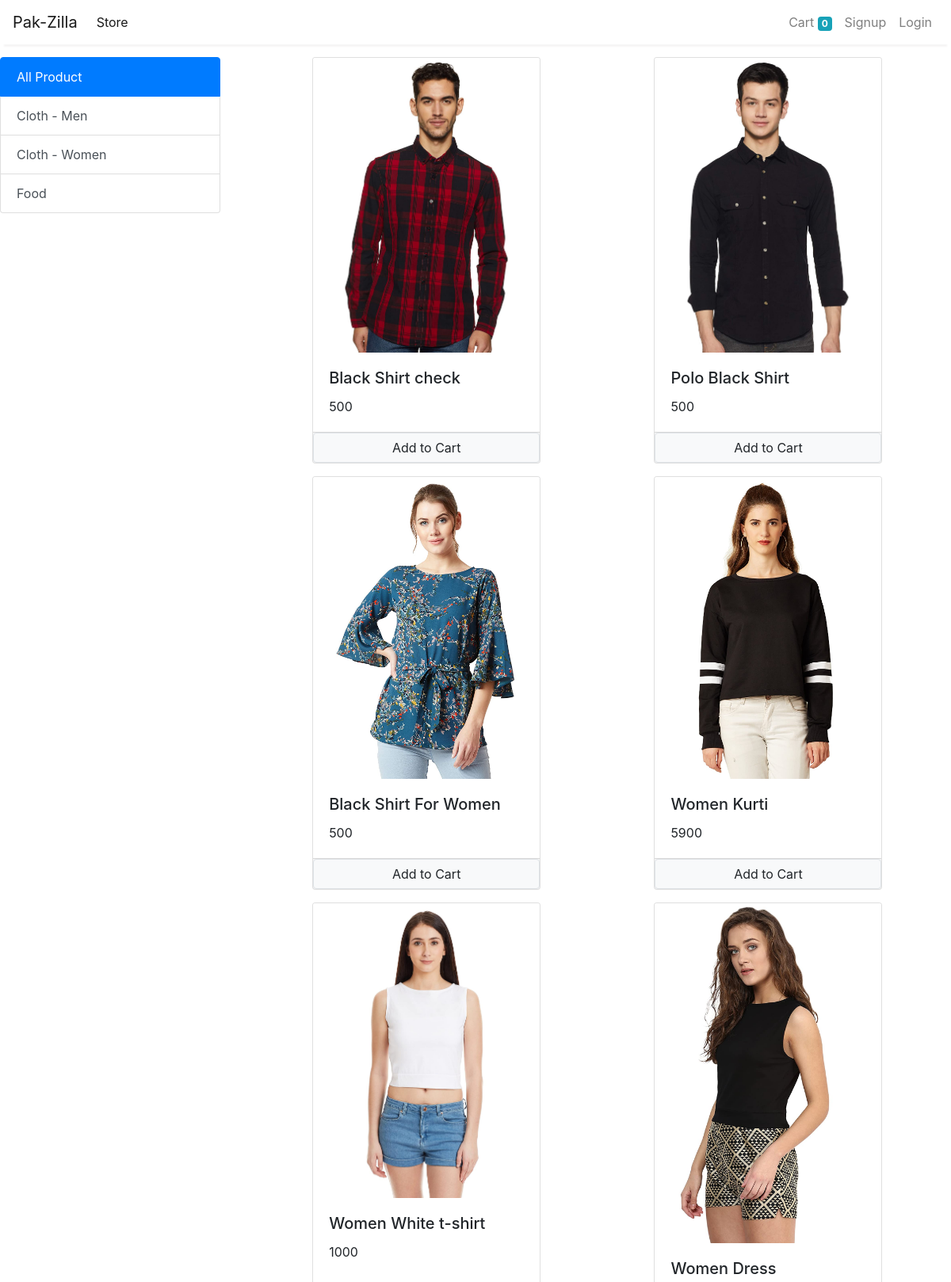
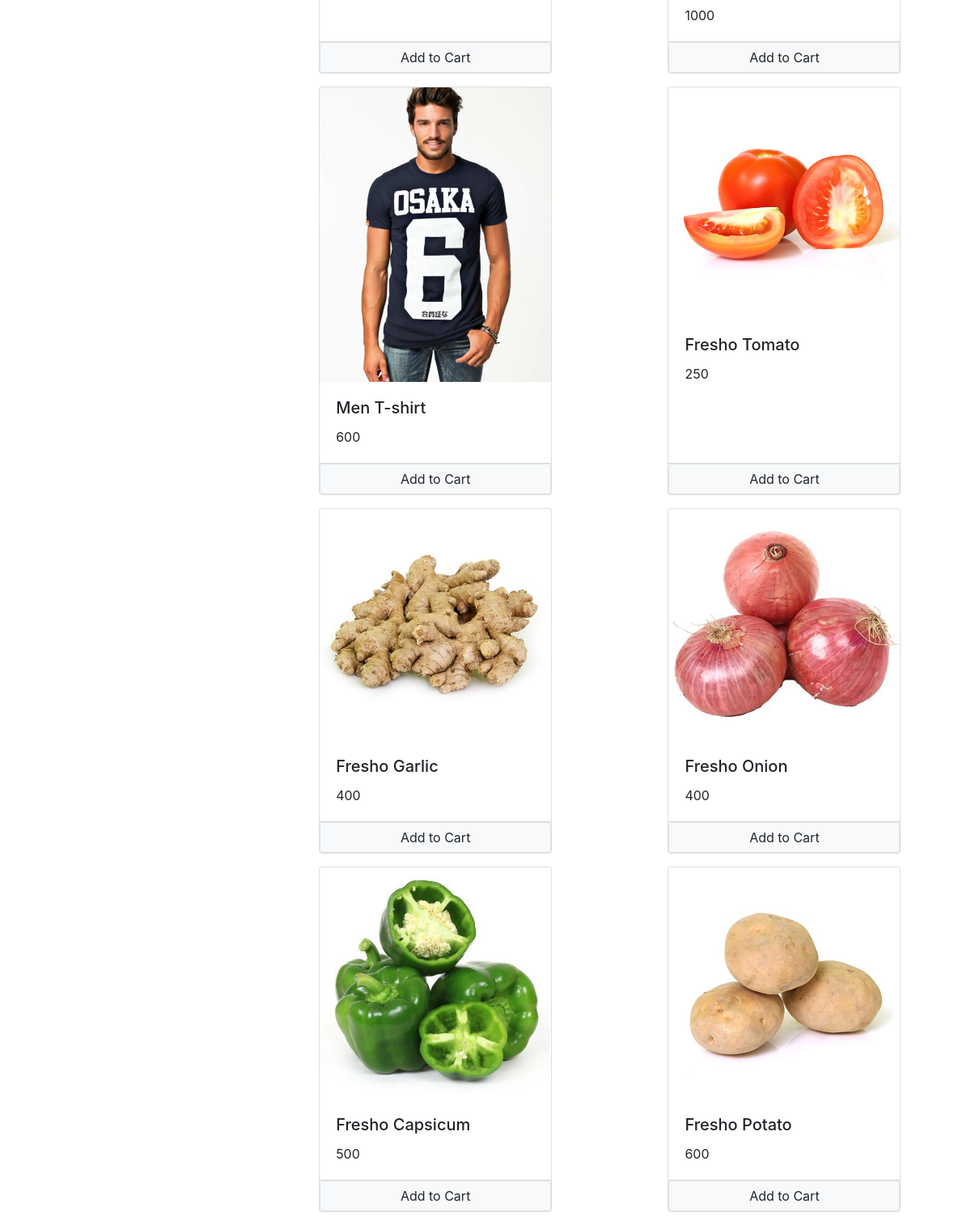
The page / on the database its author committed (2 pictures, top to bottom).
### store/models.py (models this page shows, shortened)
class Category(models.Model):
    name=models.CharField(max_length=100)
    slug=models.SlugField(null=True,blank=True)

class Product(models.Model):
    name=models.CharField(max_length=100)
    price=models.IntegerField(default=0)
    category=models.ForeignKey(Category,on_delete=models.CASCADE,default=1,null=True,blank=True)
    description=models.CharField(max_length=200,default='',null=True,blank=True)
    image=models.ImageField(upload_to='uploads/products/')

### store/views.py (the view, shortened to what this page needs)
# urls.py: 2. Add a URL to urlpatterns:  path('', views.home, name='home')
class home(View):
    def get(self, request):
        products = None
        categorys = Category.objects.all()
        categoryID = request.GET.get('category')
        if categoryID:
            products = Product.objects.filter(category=categoryID)
        else:
            products = Product.objects.all()
        context = {'products': products, 'categorys': categorys}
        return render(request, 'store/home.html', context)

### store/templates/store/home.html (shortened to what this page needs)
{% extends 'store/base.html' %}
{% block content %}
{% load cart %}
<div class="container-fuild mt-3">
    <div class="row">
        <div class="col-lg-3 mx-auto">
            <div class="list-group">
                    <a href="{% url 'home' %}"
                            {% if '/' == request.path %}
                                class="list-group-item list-group-item-action active"
                            {% else %}
                                class="list-group-item list-group-item-action"
                            {% endif %}>All Product</a>
                        {% for category in categorys %}
                        <a href="/?category={{category.id}}" class="list-group-item list-group-item-action">
                               {{category.name}}</a>
                                {% endfor%}
            </div>
        </div>
        <div class="col-lg-9 mx-auto">
            <div class="container">
                <div class="row mx-auto">
                {% for product in products %}
                    <div class="card mx-auto mb-3" id="{{product.id}}" style="width: 18rem;">
                        <img class="card-img-top" src="{{product.image.url}}" alt="Card image cap">
                        <div class="card-body">
                        <h5 class="card-title">{{product.name}}</h5>
                        <p class="card-text">{{product.price}}</p>
                    </div>
                        <div class="card-footer p-0 no-gutters">
                            {% if product|is_in_cart:request.session.cart %}
                            <div class="row  no-gutters" ">
                                <form action="/#{{product.id}}" class="col-2" method="post">
                                    {% csrf_token %}
                                    <input hidden type="text" name="product" value="{{product.id}}">
                                    <input hidden type="text" name="remove" value="True">
                                    <input type="submit" value=" - "  class="btn btn-block btn-secondary">
                                </form>
                                <div class="text-center col">{{product|cart_quantity:request.session.cart}} in Cart</div>
                                <form action="/#{{product.id}}" class="col-2" method="POST">
                                    {% csrf_token %}
                                    <input hidden type="text" name="product" value="{{product.id}}">
                                    <input type="submit" value=" + " class="btn btn-block btn-secondary">
                                </form>
                            </div>
                            {% else %}
                            <form action="/#{{product.id}}" method="POST" class="btn-block">
                                <input type="submit" class="float-right btn btn-light border form-control" value="Add to Cart">
                            </form>
                            {% endif %}
                        </div>
                    </div>
                {% endfor %}
                </div>
        </div>
    </div>
{% endblock content %}

### store/templates/store/base.html (shortened to what this page needs)
{% load static %}
<!DOCTYPE html>
<html lang="en">
<head>
    <link rel="stylesheet" href="https://stackpath.bootstrapcdn.com/bootstrap/4.5.2/css/bootstrap.min.css">
</head>
<body>
         <nav class="one-edge-shadow
          sticky-top navbar
          navbar-expand-lg
           navbar-light bg-white">
            <a class="navbar-brand" href="/">Pak-Zilla</a>
            <div class="collapse navbar-collapse" id="navbarSupportedContent">
              <ul class="navbar-nav mr-auto">
                <li class="nav-item active">
                  <a class="nav-link" href="/store">Store <span class="sr-only">(current)</span></a>
                </li>
              </ul>
              <ul class=" navbar-nav my-2 my-lg-0">
                <li class="nav-item ">
                  <a class="nav-link" href="/aacart">Cart
                    <span class="badge badge-info">{{request.session.cart.keys|length}}</span>
                    <span class="sr-only">(current)</span></a>
                </li>
                {% if request.session.customer %}
                <li class="nav-item ">
                  <a class="nav-link" href="/orders">Orders<span class="sr-only">(current)</span></a>
                </li>
                <li class="nav-item ">
                  <a class="nav-link" href="/logout">Logout<span class="sr-only">(current)</span></a>
                </li>
                {% else %}
                <li class="nav-item ">
                  <a class="nav-link" href="/signup">Signup<span class="sr-only">(current)</span></a>
                </li>
                <li class="nav-item ">
                  <a class="nav-link" href="/login">Login<span class="sr-only">(current)</span></a>
                </li>
                {% endif %}
              </ul>
            </div>
          </nav>
    {% block content %}
    {% endblock content %}
</body>
</html>

### store/templates/store/base.html (style rules this page uses)
nav { background-color: white; }
.one-edge-shadow { box-shadow: 0 8px 2px -5px rgb(246, 245, 245); }

### rows shown on the page
Category: name "Cloth - Men"
Category: name "Cloth - Women"
Category: name "Food"
Product: {{ product.id }} 1 (drawn), image (picture), name "Black Shirt check", price "500"
Product: image (picture), name "Polo Black Shirt", price "500"
Product: image (picture), name "Black Shirt For Women", price "500"
Product: image (picture), name "Women Kurti", price "5900"
Product: image (picture), name "Women White t-shirt", price "1000"
Product: image (picture), name "Women Dress", price "1000"
Product: image (picture), name "Men T-shirt", price "600"
Product: image (picture), name "Fresho Tomato", price "250"
Product: image (picture), name "Fresho Garlic", price "400"
Product: image (picture), name "Fresho Onion", price "400"
Product: image (picture), name "Fresho Capsicum", price "500"
Product: image (picture), name "Fresho Potato", price "600"

### other values the page prints
{{ request.session.cart.keys|length }} "0"
